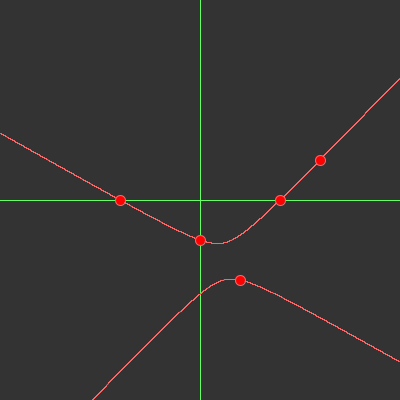
Frame 1 (no input)
Frame 60 (the mouse pressed at the canvas centre just before this capture): identical to frame 1, image omitted
Frame 120 (the mouse held since frame 60 and released just before this capture): identical to frame 1, image omitted

The Processing sketch that drew this single still picture (run headless with seeded random() and noise(); from frame 60 on, the mouse is pressed at the canvas centre):

// Processing sketch: Conic
// ── Conic.pde


Point[] Points=new Point[5];
Plotter Plotter=new Plotter();

PVector center=new PVector(0, 0);
float range=5;

double[] values;
void setup() {
  size(400, 400);



  Points[0]=new Point(new PVector(1, -2));
  Points[1]=new Point(new PVector(0, -1));
  Points[2]=new Point(new PVector(2, 0));
  Points[3]=new Point(new PVector(-2, 0));
  Points[4]=new Point(new PVector(3, 1));
}



void draw() {
  background(51);
  translate(width/2, height/2);



  setMatrix();
  showFunction();

  for (int i=0; i < 5; i++) {
    Points[i].update();
  }
}




void showFunction() {

  Plotter.clear();

  for (float i=-range; i < range; i+=range/5000) {

    float x=center.x+i;
    float[] val=getVal(x);


    Plotter.top.add(new PVector(x, val[0]));
    Plotter.bot.add(new PVector(x, val[1]));
  }

  Plotter.plot();
}


float[] getVal(float x) {
  float A=1;
  float B=(float)values[0];
  float C=(float)values[1];
  float D=(float)values[2];
  float E=(float)values[3];
  float F=(float)values[4];

  float radikant=sq(B*x+E)-4*C*(A*sq(x)+D*x+F);

  float first=-(B*x+E);
  float denom=2*C;


  float[] out=new float[2];
  out[0]=(first+sqrt(radikant))/denom;
  out[1]=(first-sqrt(radikant))/denom;
  return out;
}






void setMatrix() {
  double[][] Mat=new double[5][5];
  double[][] Vec=new double[5][1];

  for (int i=0; i < 5; i++) {
    Mat[i][0] = Points[i].pos.x*Points[i].pos.y;
    Mat[i][1] = Points[i].pos.y*Points[i].pos.y;
    Mat[i][2] = Points[i].pos.x;
    Mat[i][3] = Points[i].pos.y;
    Mat[i][4] = 1;
  }

  for (int i=0; i < 5; i++) {
    Vec[i][0]=-Points[i].pos.x*Points[i].pos.x;
  }

  Matrix M=new Matrix(Mat);
  Matrix V=new Matrix(Vec);
  Matrix res=M.solve(V).transpose();

  values=res.data[0];
}

// ── Interact.pde
void mouseDragged() {

  center.x-=(float)(mouseX-pmouseX)/width*2*range;
  center.y+=(float)(mouseY-pmouseY)/width*2*range;
}


void mousePressed() {



  for (int i=0; i < 5; i++) {
    PVector mouse=Plotter.mapToCoords(new PVector(mouseX, mouseY));

    if (Points[i].pos.dist(mouse)<0.2) {
      Points[i].selected^=true;
    }
  }
}

// ── Matrux.pde
class Matrix {
  private final int M;             // number of rows
  private final int N;             // number of columns
  private final double[][] data;   // M-by-N array

  // create M-by-N matrix of 0's
  public Matrix(int M, int N) {
    this.M = M;
    this.N = N;
    data = new double[M][N];
  }

  // create matrix based on 2d array
  public Matrix(double[][] data) {
    M = data.length;
    N = data[0].length;
    this.data = new double[M][N];
    for (int i = 0; i < M; i++)
      for (int j = 0; j < N; j++)
        this.data[i][j] = data[i][j];
  }

  // copy constructor
  private Matrix(Matrix A) { 
    this(A.data);
  }

  public Matrix transpose() {
    Matrix A = new Matrix(N, M);
    for (int i = 0; i < M; i++)
      for (int j = 0; j < N; j++)
        A.data[j][i] = this.data[i][j];
    return A;
  }


  // swap rows i and j
  private void swap(int i, int j) {
    double[] temp = data[i];
    data[i] = data[j];
    data[j] = temp;
  }



  // return x = A^-1 b, assuming A is square and has full rank
  public Matrix solve(Matrix rhs) {
    if (M != N || rhs.M != N || rhs.N != 1)
      throw new RuntimeException("Illegal matrix dimensions.");

    // create copies of the data
    Matrix A = new Matrix(this);
    Matrix b = new Matrix(rhs);

    // Gaussian elimination with partial pivoting
    for (int i = 0; i < N; i++) {

      // find pivot row and swap
      int max = i;
      for (int j = i + 1; j < N; j++)
        if (Math.abs(A.data[j][i]) > Math.abs(A.data[max][i]))
          max = j;
      A.swap(i, max);
      b.swap(i, max);

      // singular



      // pivot within b
      for (int j = i + 1; j < N; j++)
        b.data[j][0] -= b.data[i][0] * A.data[j][i] / A.data[i][i];

      // pivot within A
      for (int j = i + 1; j < N; j++) {
        double m = A.data[j][i] / A.data[i][i];
        for (int k = i+1; k < N; k++) {
          A.data[j][k] -= A.data[i][k] * m;
        }
        A.data[j][i] = 0.0;
      }
    }

    // back substitution
    Matrix x = new Matrix(N, 1);
    for (int j = N - 1; j >= 0; j--) {
      double t = 0.0;
      for (int k = j + 1; k < N; k++)
        t += A.data[j][k] * x.data[k][0];
      x.data[j][0] = (b.data[j][0] - t) / A.data[j][j];
    }
    return x;
  }

  // print matrix to standard output
  public void show() {
    for (int i = 0; i < M; i++) {
      for (int j = 0; j < N; j++) 
        print("   "+data[i][j]);
      println();
    }
  }
}

// ── Plotter.pde
class Plotter {

  ArrayList<PVector> top=new ArrayList();
  ArrayList<PVector> bot=new ArrayList();

  Plotter() {
  }


  void clear() {
    top.clear();
    bot.clear();
  }


  void plot() {

    stroke(100, 255, 100);
    drawGrid();


    noFill();
    stroke(255, 100, 100);

    beginShape();
    for (PVector P : top) {
      PVector mapped=mapToGrid(P);
      vertex(mapped.x, mapped.y);
    }
    endShape();

    beginShape();

    for (PVector P : bot) {
      PVector mapped=mapToGrid(P);



      vertex(mapped.x, mapped.y);
    }
    endShape();



    plotPoints();
  }


  PVector mapToGrid(PVector in) {
    float x=(in.x-center.x)*width/2/range;
    float y=-(in.y-center.y)*height/2/range;
    return new PVector(x, y);
  }

  PVector mapToCoords(PVector in) {

    float x= (in.x-width/2)/(width/2/range)+center.x;
    float y= -((in.y-height/2)/(width/2/range)-center.y);

    return new PVector(x, y);
  }



  void drawGrid() {

    PVector Zero=new PVector(0, 0);

    PVector ZeroM=mapToGrid(Zero);

    line(ZeroM.x, height, ZeroM.x, -height);
    line(-width, ZeroM.y, width, ZeroM.y);
  }

  void plotPoints() {
    for (int i=0; i < 5; i++) {
      Points[i].plot();
    }
  }
}

// ── Point.pde
class Point {

  PVector pos;


  boolean selected;
  Point(PVector pos) {
    this.pos=pos;
  }

  void plot() {

    PVector mapped=Plotter.mapToGrid(pos);
    fill(255, 0, 0);
    ellipse(mapped.x, mapped.y, 10, 10);
  }


  void update() {
    if (selected) {
      pos= Plotter.mapToCoords(new PVector(mouseX, mouseY));
    }
  }
}
